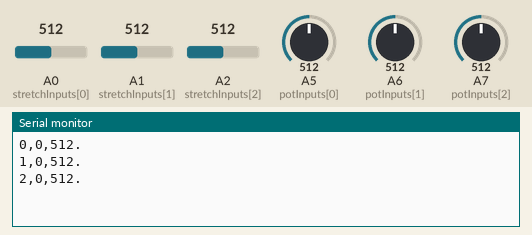
Recording of a sketch running on a simulated Arduino Nano, built with avr-gcc and run on an emulated ATmega328P. Parts: the last lines printed to the serial monitor. The inputs (shaded band) are chosen by the test bench; at power-on: A0 (stretchInputs[0]) = 512, A1 (stretchInputs[1]) = 512, A2 (stretchInputs[2]) = 512, A5 (potInputs[0]) = 512, A6 (potInputs[1]) = 512, A7 (potInputs[2]) = 512.

Above: at 1.2 s.
1.3 s: A0 (stretchInputs[0]) set to 716
At 2.4 s:
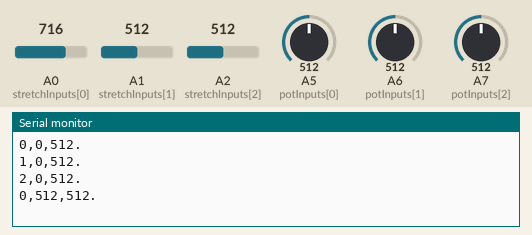
2.8 s: A1 (stretchInputs[1]) set to 716
At 3.5 s:
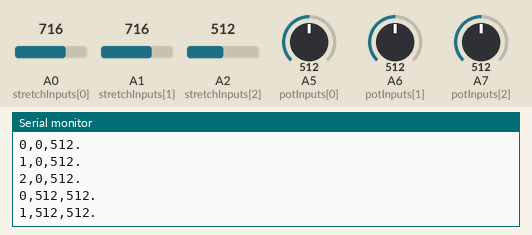
4.3 s: A2 (stretchInputs[2]) set to 716
At 4.37 s:
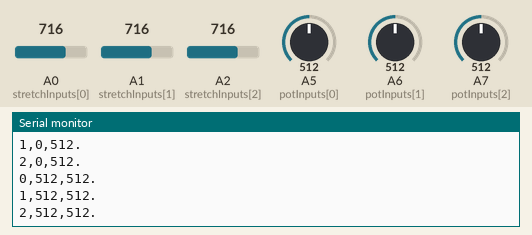
5.8 s: A5 (potInputs[0]) set to 716
At 5.8 s:
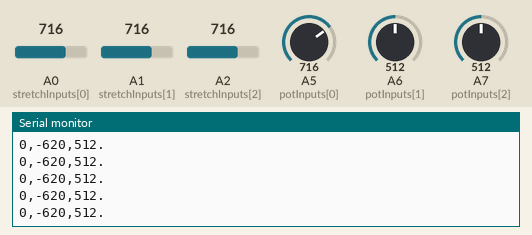
7.3 s: A0 (stretchInputs[0]) set to 727
At 7.42 s:
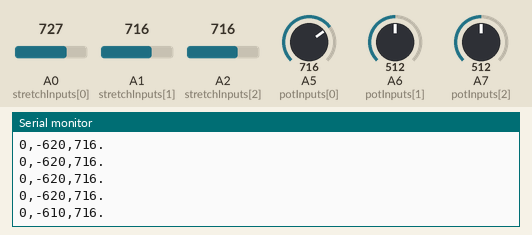
10.3 s: A1 (stretchInputs[1]) set to 992
At 10.45 s:
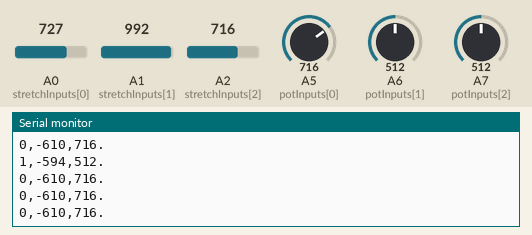
Timing chart, 0 to 12.8 s (numbered marks = the images above; inputs shaded):
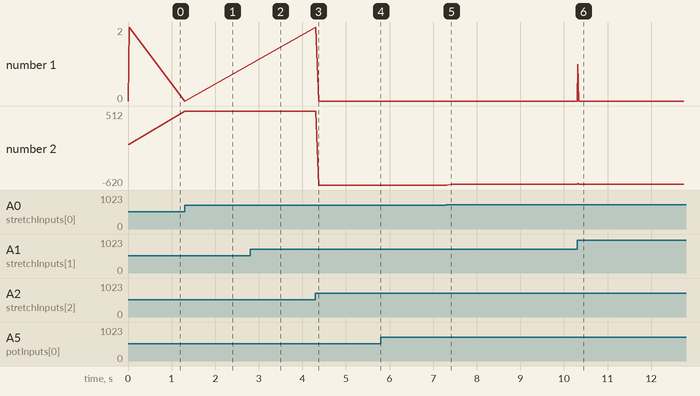

Measured:
- after the input at 1.3 s, the serial monitor: prints a new line at once (image 1)
- after the input at 2.8 s, the serial monitor: prints a new line at once (image 2)
- after the input at 4.3 s, the serial monitor: prints a new line at once (image 3)
- after the input at 7.3 s, the serial monitor: prints a new line after 0.11 s (image 5)
- after the input at 10.3 s, the serial monitor: prints a new line at once (image 6)
- plotted number 2: 512 → -620 after the input at 4.3 s, -620 → -610 after the input at 7.3 s

The sketch:

Stretch_Sensor_Guitar.ino
```cpp
const int stringCount = 3;
const int stretchInputs[stringCount] = {A0,A1,A2};
const int potInputs[stringCount] = {A5,A6,A7};

const String stringNames[stringCount] = {"0","1","2"};
const int defaultPos[stringCount] = {675,666,690};

const int stableInterval = 50; //# of frames averaged
const int timeInterval = 40; //# of frames tracked for pluck
const int playSize = 15;

static int rawInputs[stringCount][stableInterval];
static int stableVals[stringCount][timeInterval];
static int potVals[stringCount];

static int rawCounter = 0;
static int stableCounter = 0;

static int currentVals[stringCount];
static int pastVals[stringCount];
static int maxVals[stringCount];

static bool stringStatus[stringCount] = {false};

void setup() {
  // put your setup code here, to run once:
  for (int s = 0; s < stringCount; s++) {
    pinMode(stretchInputs[s],INPUT);
    pinMode(potVals[s],INPUT);
  }
  Serial.begin(9600);
}

void loop() {
  recordRawInputs();
  recordStableValues();
  for (int s = 0; s < stringCount; s++) {
//    Serial.println(potVals[s]);
  }
//  Serial.println(currentVals[0]);
//  Serial.print("\t");
//  Serial.println(pastVals[0]);
  for (int s = 0; s < stringCount; s++) {
//    Serial.print(currentVals[s]);
//    Serial.print("\t");
    //if string is plucked (sufficient value drop over specified interval)
    if (currentVals[s]-pastVals[s] > playSize && currentVals[s] < defaultPos[s]-playSize && !stringStatus[s]) {
      stringStatus[s] = true;
      Serial.print(s);
      Serial.print(",");
      Serial.print(getMin(stableVals[s],timeInterval));
      Serial.print(",");
      Serial.print(potVals[s]);
      Serial.println(".");
    } //prevent further plucks until string returns to previous position
    if (stringStatus[s] && currentVals[s]-pastVals[s] == 0) {
      stringStatus[s] = false;
    }
  }
//  Serial.println();
}

void recordRawInputs() {
  for (int s = 0; s < stringCount; s++) { //for each string
    int value = analogRead(stretchInputs[s]); //get its current value
    rawInputs[s][rawCounter] = value; //put it in an array
//    Serial.print(value);
//    Serial.print("\t");
  }
//  Serial.println();
  if (rawCounter == stableInterval) { //increment or reset counter
    rawCounter = 0;
  } else {
    rawCounter++;
  }
}

void recordStableValues() {
  for (int s = 0; s < stringCount; s++) {
    potVals[s] = analogRead(potInputs[s]);
    int value = avg(rawInputs[s],stableInterval);
    if (value < defaultPos[s]+5) {
      stableVals[s][stableCounter] = value;
      currentVals[s] = value; //update current values
    }

    int pastIndex = pastCounter(stableCounter,30,timeInterval);
    pastVals[s] = stableVals[s][pastIndex];

//  Serial.print(value);
//  Serial.print("\t");
  }
//  Serial.println();
  if (stableCounter == timeInterval) {
    stableCounter = 0;
  } else {
    stableCounter++;
  }
}

int avg(int arr[], int arrLength) {
  int totalVal = 0;
  for (int i = 0; i < arrLength; i++) {
    totalVal+=arr[i];
  }
  return totalVal/arrLength;
}

int pastCounter(int index, int pastFrames, int arrLength) {
  int pastIndex = index - pastFrames;
  if (pastIndex < 0) {
    pastIndex+= arrLength;
  }
  return pastIndex;
}

int getMin(int arr[], int arrLength) {
  int minVal = 2000;
  for (int i = 0; i < arrLength; i++) {
    if (arr[i] < minVal) {
      minVal = arr[i];
    }
  }
  return minVal;
}
```
